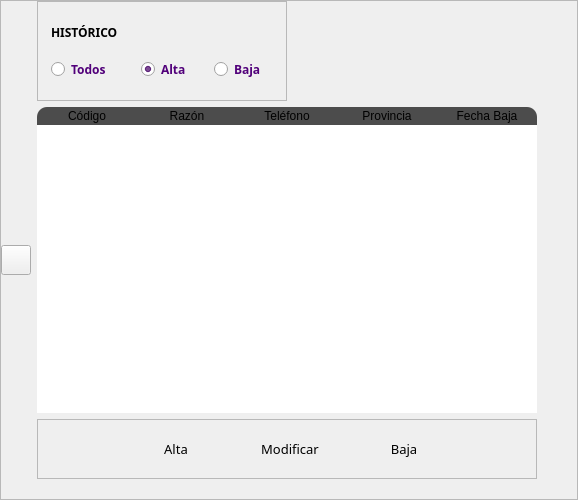
           <widget class="QFrame" name="frameTabla_2">
            <property name="sizePolicy">
             <sizepolicy hsizetype="Expanding" vsizetype="Expanding">
              <horstretch>0</horstretch>
              <verstretch>0</verstretch>
             </sizepolicy>
            </property>
            <property name="minimumSize">
             <size>
              <width>0</width>
              <height>500</height>
             </size>
            </property>
            <property name="frameShape">
             <enum>QFrame::StyledPanel</enum>
            </property>
            <property name="frameShadow">
             <enum>QFrame::Sunken</enum>
            </property>
            <layout class="QGridLayout" name="gridLayout_26">
             <property name="leftMargin">
              <number>0</number>
             </property>
             <property name="topMargin">
              <number>0</number>
             </property>
             <property name="rightMargin">
              <number>40</number>
             </property>
             <property name="bottomMargin">
              <number>20</number>
             </property>
             <item row="0" column="1">
              <widget class="QFrame" name="frameRbt_2">
               <property name="sizePolicy">
                <sizepolicy hsizetype="Expanding" vsizetype="Expanding">
                 <horstretch>0</horstretch>
                 <verstretch>0</verstretch>
                </sizepolicy>
               </property>
               <property name="minimumSize">
                <size>
                 <width>0</width>
                 <height>0</height>
                </size>
               </property>
               <property name="maximumSize">
                <size>
                 <width>250</width>
                 <height>100</height>
                </size>
               </property>
               <property name="frameShape">
                <enum>QFrame::StyledPanel</enum>
               </property>
               <property name="frameShadow">
                <enum>QFrame::Raised</enum>
               </property>
               <layout class="QGridLayout" name="gridLayout_28">
                <property name="leftMargin">
                 <number>0</number>
                </property>
                <property name="horizontalSpacing">
                 <number>10</number>
                </property>
                <item row="0" column="0">
                 <widget class="QLabel" name="lblEstado_3">
                  <property name="maximumSize">
                   <size>
                    <width>75</width>
                    <height>20</height>
                   </size>
                  </property>
                  <property name="font">
                   <font>
                    <family>Poppins</family>
                    <pointsize>9</pointsize>
                    <weight>75</weight>
                    <bold>true</bold>
                   </font>
                  </property>
                  <property name="text">
                   <string>HISTÓRICO</string>
                  </property>
                 </widget>
                </item>
                <item row="1" column="0">
                 <widget class="QRadioButton" name="rbtTodos_2">
                  <property name="maximumSize">
                   <size>
                    <width>60</width>
                    <height>20</height>
                   </size>
                  </property>
                  <property name="font">
                   <font>
                    <family>Poppins</family>
                    <weight>75</weight>
                    <bold>true</bold>
                   </font>
                  </property>
                  <property name="focusPolicy">
                   <enum>Qt::ClickFocus</enum>
                  </property>
                  <property name="styleSheet">
                   <string notr="true">color: #51007A;</string>
                  </property>
                  <property name="text">
                   <string>Todos</string>
                  </property>
                  <property name="checked">
                   <bool>false</bool>
                  </property>
                  <attribute name="buttonGroup">
                   <string notr="true">buttonGroup_2</string>
                  </attribute>
                 </widget>
                </item>
                <item row="1" column="1">
                 <widget class="QRadioButton" name="rbtAlta_2">
                  <property name="maximumSize">
                   <size>
                    <width>50</width>
                    <height>20</height>
                   </size>
                  </property>
                  <property name="font">
                   <font>
                    <family>Poppins</family>
                    <weight>75</weight>
                    <bold>true</bold>
                   </font>
                  </property>
                  <property name="focusPolicy">
                   <enum>Qt::ClickFocus</enum>
                  </property>
                  <property name="styleSheet">
                   <string notr="true">color: #51007A;</string>
                  </property>
                  <property name="text">
                   <string>Alta</string>
                  </property>
                  <property name="checked">
                   <bool>true</bool>
                  </property>
                  <attribute name="buttonGroup">
                   <string notr="true">buttonGroup_2</string>
                  </attribute>
                 </widget>
                </item>
                <item row="1" column="2">
                 <widget class="QRadioButton" name="rbtBaja_2">
                  <property name="maximumSize">
                   <size>
                    <width>50</width>
                    <height>20</height>
                   </size>
                  </property>
                  <property name="font">
                   <font>
                    <family>Poppins</family>
                    <weight>75</weight>
                    <bold>true</bold>
                   </font>
                  </property>
                  <property name="focusPolicy">
                   <enum>Qt::ClickFocus</enum>
                  </property>
                  <property name="styleSheet">
                   <string notr="true">color: #51007A;</string>
                  </property>
                  <property name="text">
                   <string>Baja</string>
                  </property>
                  <attribute name="buttonGroup">
                   <string notr="true">buttonGroup_2</string>
                  </attribute>
                 </widget>
                </item>
               </layout>
              </widget>
             </item>
             <item row="1" column="1">
              <widget class="QTableWidget" name="tabDrivers_2">
               <property name="mouseTracking">
                <bool>true</bool>
               </property>
               <property name="focusPolicy">
                <enum>Qt::NoFocus</enum>
               </property>
               <property name="styleSheet">
                <string notr="true">QHeaderView::section:horizontal{
border-top: 0px solid #ffffff;
color:'white';
font: 9pt ;
background-color:rgb(76,76,76);
}

QTableWidget::item:selected {
 background-color: rgb(81,0,122);
color: white;
}


QTableWidget {border-radius: 5px;
margin: 0px;}

QHeaderView::section:last {
                border-top-right-radius: 10px; }
 QHeaderView::section:first {
                border-top-left-radius: 10px; }

QTableWidget QTableCornerButton::section {
    border-bottom-left-radius: 10px;
}

QTableWidget QTableCornerButton::section:last {
    border-bottom-right-radius: 10px;
}</string>
               </property>
               <property name="frameShape">
                <enum>QFrame::NoFrame</enum>
               </property>
               <property name="verticalScrollBarPolicy">
                <enum>Qt::ScrollBarAlwaysOff</enum>
               </property>
               <property name="horizontalScrollBarPolicy">
                <enum>Qt::ScrollBarAlwaysOff</enum>
               </property>
               <property name="sizeAdjustPolicy">
                <enum>QAbstractScrollArea::AdjustIgnored</enum>
               </property>
               <property name="editTriggers">
                <set>QAbstractItemView::NoEditTriggers</set>
               </property>
               <property name="alternatingRowColors">
                <bool>true</bool>
               </property>
               <property name="selectionMode">
                <enum>QAbstractItemView::SingleSelection</enum>
               </property>
               <property name="selectionBehavior">
                <enum>QAbstractItemView::SelectRows</enum>
               </property>
               <property name="showGrid">
                <bool>false</bool>
               </property>
               <property name="sortingEnabled">
                <bool>false</bool>
               </property>
               <attribute name="horizontalHeaderHighlightSections">
                <bool>false</bool>
               </attribute>
               <attribute name="verticalHeaderVisible">
                <bool>false</bool>
               </attribute>
               <attribute name="verticalHeaderHighlightSections">
                <bool>false</bool>
               </attribute>
               <column>
                <property name="text">
                 <string>Código</string>
                </property>
               </column>
               <column>
                <property name="text">
                 <string>Razón</string>
                </property>
               </column>
               <column>
                <property name="text">
                 <string>Teléfono</string>
                </property>
               </column>
               <column>
                <property name="text">
                 <string>Provincia</string>
                </property>
               </column>
               <column>
                <property name="text">
                 <string>Fecha Baja</string>
                </property>
               </column>
              </widget>
             </item>
             <item row="3" column="1" alignment="Qt::AlignHCenter">
              <widget class="QFrame" name="frameBtn_2">
               <property name="sizePolicy">
                <sizepolicy hsizetype="Expanding" vsizetype="Expanding">
                 <horstretch>0</horstretch>
                 <verstretch>0</verstretch>
                </sizepolicy>
               </property>
               <property name="minimumSize">
                <size>
                 <width>0</width>
                 <height>0</height>
                </size>
               </property>
               <property name="maximumSize">
                <size>
                 <width>500</width>
                 <height>60</height>
                </size>
               </property>
               <property name="frameShape">
                <enum>QFrame::StyledPanel</enum>
               </property>
               <property name="frameShadow">
                <enum>QFrame::Raised</enum>
               </property>
               <layout class="QGridLayout" name="gridLayout_27">
                <item row="0" column="0">
                 <layout class="QHBoxLayout" name="horizontalLayout_4">
                  <property name="spacing">
                   <number>0</number>
                  </property>
                  <item>
                   <spacer name="horizontalSpacer_17">
                    <property name="orientation">
                     <enum>Qt::Horizontal</enum>
                    </property>
                    <property name="sizeType">
                     <enum>QSizePolicy::Fixed</enum>
                    </property>
                    <property name="sizeHint" stdset="0">
                     <size>
                      <width>260</width>
                      <height>20</height>
                     </size>
                    </property>
                   </spacer>
                  </item>
                  <item>
                   <widget class="QPushButton" name="btnAltaDriver_2">
                    <property name="minimumSize">
                     <size>
                      <width>90</width>
                      <height>10</height>
                     </size>
                    </property>
                    <property name="maximumSize">
                     <size>
                      <width>75</width>
                      <height>30</height>
                     </size>
                    </property>
                    <property name="font">
                     <font>
                      <family>Poppins</family>
                      <pointsize>10</pointsize>
                     </font>
                    </property>
                    <property name="focusPolicy">
                     <enum>Qt::ClickFocus</enum>
                    </property>
                    <property name="styleSheet">
                     <string notr="true">border-radius:15px;</string>
                    </property>
                    <property name="text">
                     <string>Alta</string>
                    </property>
                   </widget>
                  </item>
                  <item>
                   <spacer name="horizontalSpacer_18">
                    <property name="orientation">
                     <enum>Qt::Horizontal</enum>
                    </property>
                    <property name="sizeType">
                     <enum>QSizePolicy::Fixed</enum>
                    </property>
                    <property name="sizeHint" stdset="0">
                     <size>
                      <width>30</width>
                      <height>20</height>
                     </size>
                    </property>
                   </spacer>
                  </item>
                  <item>
                   <widget class="QPushButton" name="btnModDriver_2">
                    <property name="sizePolicy">
                     <sizepolicy hsizetype="Fixed" vsizetype="Fixed">
                      <horstretch>0</horstretch>
                      <verstretch>0</verstretch>
                     </sizepolicy>
                    </property>
                    <property name="minimumSize">
                     <size>
                      <width>90</width>
                      <height>30</height>
                     </size>
                    </property>
                    <property name="maximumSize">
                     <size>
                      <width>90</width>
                      <height>30</height>
                     </size>
                    </property>
                    <property name="font">
                     <font>
                      <family>Poppins</family>
                      <pointsize>10</pointsize>
                     </font>
                    </property>
                    <property name="focusPolicy">
                     <enum>Qt::ClickFocus</enum>
                    </property>
                    <property name="styleSheet">
                     <string notr="true">border-radius:15px;</string>
                    </property>
                    <property name="text">
                     <string>Modificar</string>
                    </property>
                   </widget>
                  </item>
                  <item>
                   <spacer name="horizontalSpacer_19">
                    <property name="orientation">
                     <enum>Qt::Horizontal</enum>
                    </property>
                    <property name="sizeType">
                     <enum>QSizePolicy::Fixed</enum>
                    </property>
                    <property name="sizeHint" stdset="0">
                     <size>
                      <width>30</width>
                      <height>20</height>
                     </size>
                    </property>
                   </spacer>
                  </item>
                  <item>
                   <widget class="QPushButton" name="btnBajaDriver_2">
                    <property name="minimumSize">
                     <size>
                      <width>90</width>
                      <height>5</height>
                     </size>
                    </property>
                    <property name="maximumSize">
                     <size>
                      <width>90</width>
                      <height>30</height>
                     </size>
                    </property>
                    <property name="font">
                     <font>
                      <family>Poppins</family>
                      <pointsize>10</pointsize>
                     </font>
                    </property>
                    <property name="focusPolicy">
                     <enum>Qt::ClickFocus</enum>
                    </property>
                    <property name="styleSheet">
                     <string notr="true">border-radius:15px;</string>
                    </property>
                    <property name="text">
                     <string>Baja</string>
                    </property>
                   </widget>
                  </item>
                  <item>
                   <spacer name="horizontalSpacer_20">
                    <property name="orientation">
                     <enum>Qt::Horizontal</enum>
                    </property>
                    <property name="sizeType">
                     <enum>QSizePolicy::Fixed</enum>
                    </property>
                    <property name="sizeHint" stdset="0">
                     <size>
                      <width>260</width>
                      <height>20</height>
                     </size>
                    </property>
                   </spacer>
                  </item>
                 </layout>
                </item>
               </layout>
              </widget>
             </item>
             <item row="1" column="0">
              <widget class="QPushButton" name="btnFlecha_2">
               <property name="maximumSize">
                <size>
                 <width>30</width>
                 <height>30</height>
                </size>
               </property>
               <property name="font">
                <font>
                 <family>Poppins</family>
                 <pointsize>12</pointsize>
                 <weight>75</weight>
                 <bold>true</bold>
                </font>
               </property>
               <property name="focusPolicy">
                <enum>Qt::NoFocus</enum>
               </property>
               <property name="styleSheet">
                <string notr="true"/>
               </property>
               <property name="text">
                <string/>
               </property>
               <property name="icon">
                <iconset resource="../resources.qrc">
                 <normaloff>:/img/img/chevron-izquierdo.png</normaloff>:/img/img/chevron-izquierdo.png</iconset>
               </property>
               <property name="iconSize">
                <size>
                 <width>25</width>
                 <height>25</height>
                </size>
               </property>
              </widget>
             </item>
            </layout>
           </widget>
